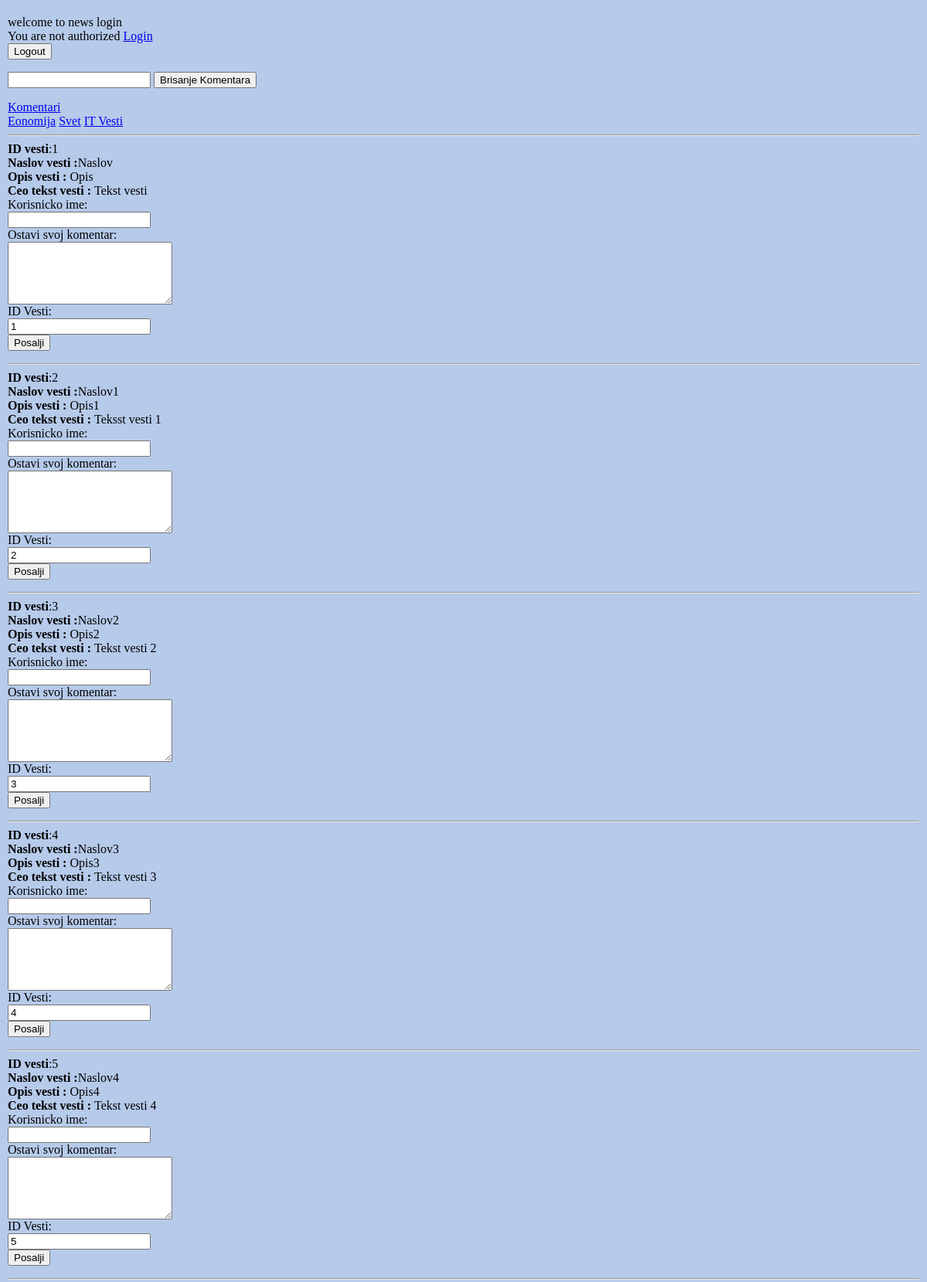
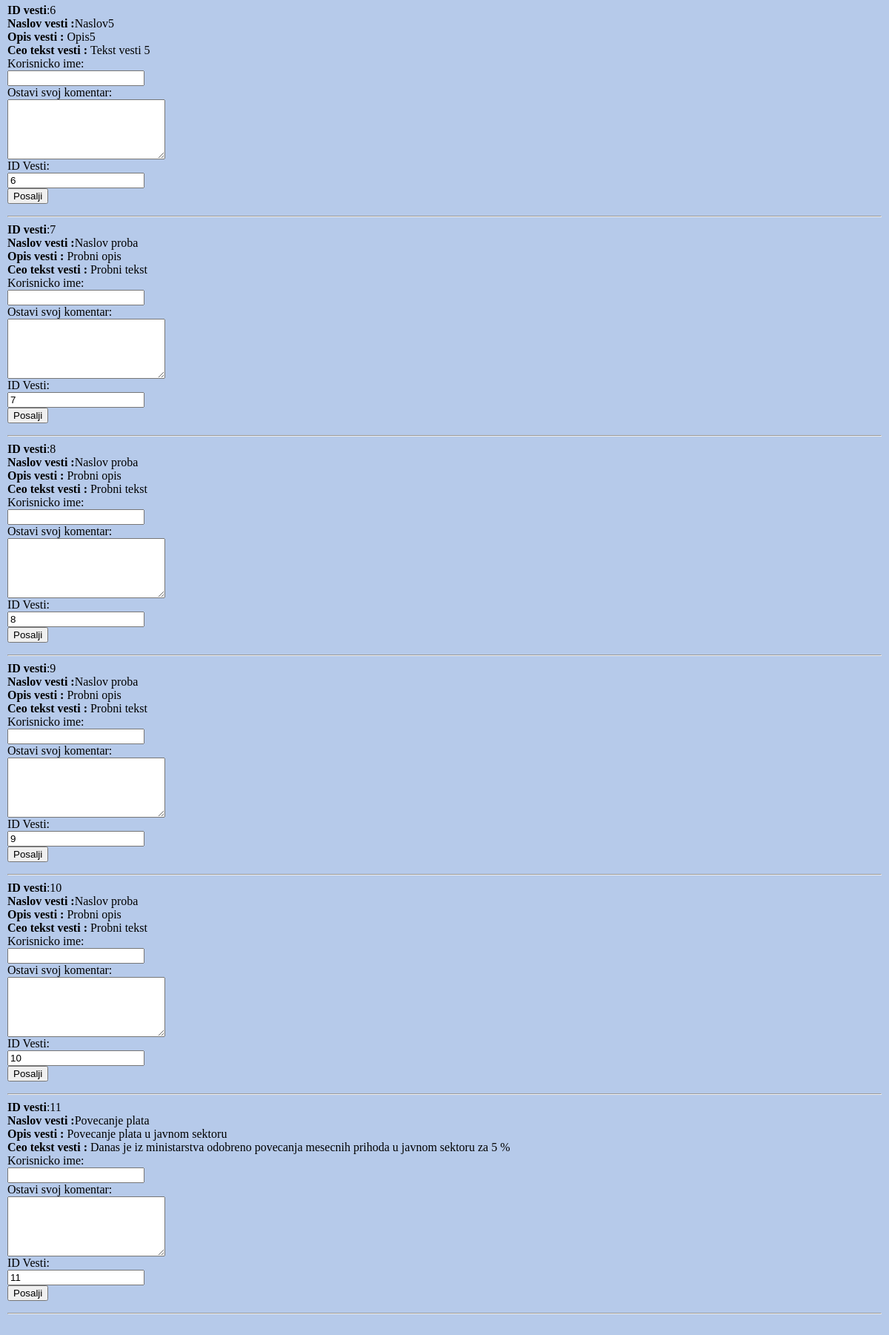
/news_login.php, run on the app's committed database (2 pictures, top to bottom).
### tables this page shows
CREATE TABLE `news` (
  `id` int(10) unsigned NOT NULL AUTO_INCREMENT,
  `title` varchar(60) NOT NULL,
  `description` varchar(600) NOT NULL,
  `text_news` varchar(5000) NOT NULL,
  `category_news` int(11) NOT NULL,
  PRIMARY KEY (`id`),
  UNIQUE KEY `id_UNIQUE` (`id`)
);

### news_login.php (the view, shortened to what this page needs)
<?php
include "dbconnect.php";
?>
<div id="div">
<?php
echo "welcome to news login <br>";
if(isset($_SESSION['user_logged']) && $_SESSION['user_logged'] ){
	echo "hello" . " " . $_SESSION['usernamelogin'];
}else{
	echo "You are not authorized";
	?>
	<a href="index.php">Login</a>
	<?php
}
?>
<form method="POST" action="logout.php" name="formlogout">
<input type="submit" name="submitlogout" value = "Logout">
</form>
<form method="GET" action="brisanje_komentara.php" name="brisanje">
<input type="text" name="username" value="<?php echo $_SESSION['usernamelogin']; ?>">
<input type="submit" name="submitbrisanje" value = "Brisanje Komentara">
</form>
<a href="ispis_komentara.php">Komentari</a>
</div>
<!DOCTYPE html>
<html>
  <head>
	<link href="style1.css" type="text/css" rel="stylesheet">
	</head>
	<body>
<a href="ekonomija.php" class="nav" >Eonomija</a>
<a href="svet.php" class="nav">Svet</a>
<a href="it_vesti.php" class="nav">IT Vesti</a>
<br>
<hr>
<?php
$sql = "select id,title,description,text_news from news";
if(!$q = mysqli_query($conn,$sql)){
	echo "Greska pri upitu";
}
if(mysqli_num_rows($q)==0){
	echo "Nema ispisa vesti";
}else{
	$a=0;
	while($redak=mysqli_fetch_assoc($q)){
		$a=$a+1;
		$vesti[$a]['id'] = $redak['id'];
		$vesti[$a]['title'] = $redak['title'];
		$vesti[$a]['description'] = $redak['description'];
		$vesti[$a]['text_news'] = $redak['text_news'];
	}
}
for($i=1;$i<=$a;$i++){
	echo " <strong> ID vesti</strong>:" . $vesti[$i]['id'] . "<br>" . "<strong>Naslov vesti :</strong>" . $vesti[$i]['title'] . "<br>" . "<strong>Opis vesti : </strong>" . $vesti[$i]['description'] . "<br>" . "<strong>Ceo tekst vesti : </strong>" . $vesti[$i]['text_news'] . "<br>";
	?>
	<form method="GET" action = "obradaKomentara.php">
	Korisnicko ime: <br />
	<input type="text"  name="korisnik" value="<?php echo $_SESSION['usernamelogin'];?>"  /><br />
	Ostavi svoj komentar:<br />
	<textarea name="komentar" id="komentar" cols="24" rows="5" value="<?php if(!empty($_POST)) echo $_POST['komentar'];?>"></textarea><br>
	ID Vesti:<br>
	<input type="text"  name="id_vesti" value="<?php echo $vesti[$i]['id'] ;?>"  /><br />
	<input type="submit" name="submit" value="Posalji" />
	</form>
	<hr>
	<?php
}
?>
</body>
</html>

### style1.css (style rules this page uses)
body { margin:10px auto; background-color:#b6caea; padding:10px; }

### data on the page
news: id "1", title "Naslov", description "Opis", text_news "Tekst vesti", id_vesti "1"
news: id "2", title "Naslov1", description "Opis1", text_news "Teksst vesti 1", id_vesti "2"
news: id "3", title "Naslov2", description "Opis2", text_news "Tekst vesti 2", id_vesti "3"
news: id "4", title "Naslov3", description "Opis3", text_news "Tekst vesti 3", id_vesti "4"
news: id "5", title "Naslov4", description "Opis4", text_news "Tekst vesti 4", id_vesti "5"
news: id "6", title "Naslov5", description "Opis5", text_news "Tekst vesti 5", id_vesti "6"
news: id "7", title "Naslov proba", description "Probni opis", text_news "Probni tekst", id_vesti "7"
news: id "8", title "Naslov proba", description "Probni opis", text_news "Probni tekst", id_vesti "8"
news: id "9", title "Naslov proba", description "Probni opis", text_news "Probni tekst", id_vesti "9"
news: id "10", title "Naslov proba", description "Probni opis", text_news "Probni tekst", id_vesti "10"
news: id "11", title "Povecanje plata", description "Povecanje plata u javnom sektoru", text_news "Danas je iz ministarstva odobreno povecanja mesecnih prihoda u javnom sektoru za 5 %", id_vesti "11"
